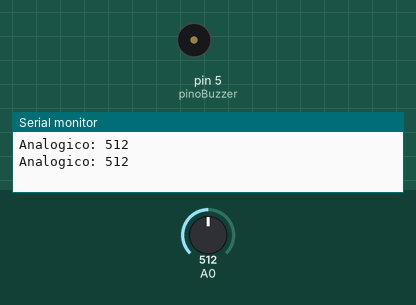
Simulated run of this sketch. Board: Arduino Uno, built with avr-gcc and run on an emulated ATmega328P. On the bench: buzzer (waves = sounding), the last lines printed to the serial monitor. The test bench sets the inputs (shaded band); at power-on: A0 = 512.

Above: at 2.49 s.
2.9 s: A0 set to 122
At 3.27 s:
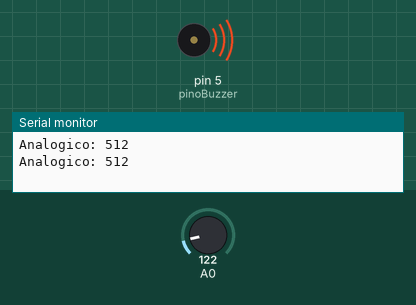
6.4 s: A0 set to 0
At 9.4 s:
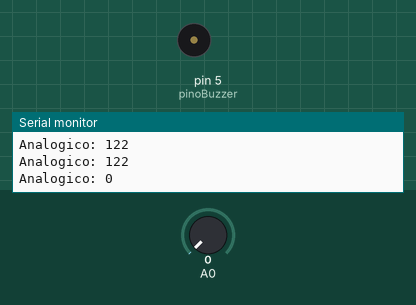
Timing chart, 0 to 15.9 s (numbered marks = the images above; inputs shaded):
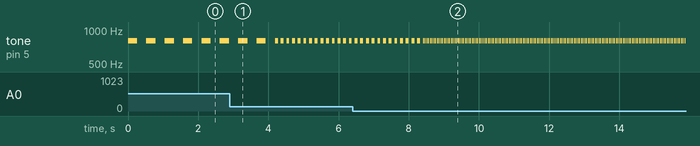

The sketch:

Potenciometro_Buzzer_Led_coluni.ino
```cpp
const int pinoBuzzer = 5;

void setup()
  {
  Serial.begin(9600);
  pinMode(pinoBuzzer, OUTPUT);
  }

void loop()
  {
  int pot = analogRead(A0);
  Serial.print("Analogico: ");
  Serial.println(pot);
  int t;
  t = map(pot,0,1024,25,500);
  int m=0;
  while ( m < 1000) {
    tone(pinoBuzzer,800);
    delay(t);
    noTone(pinoBuzzer);
    delay(t);
    m += t;
  }
}
```
